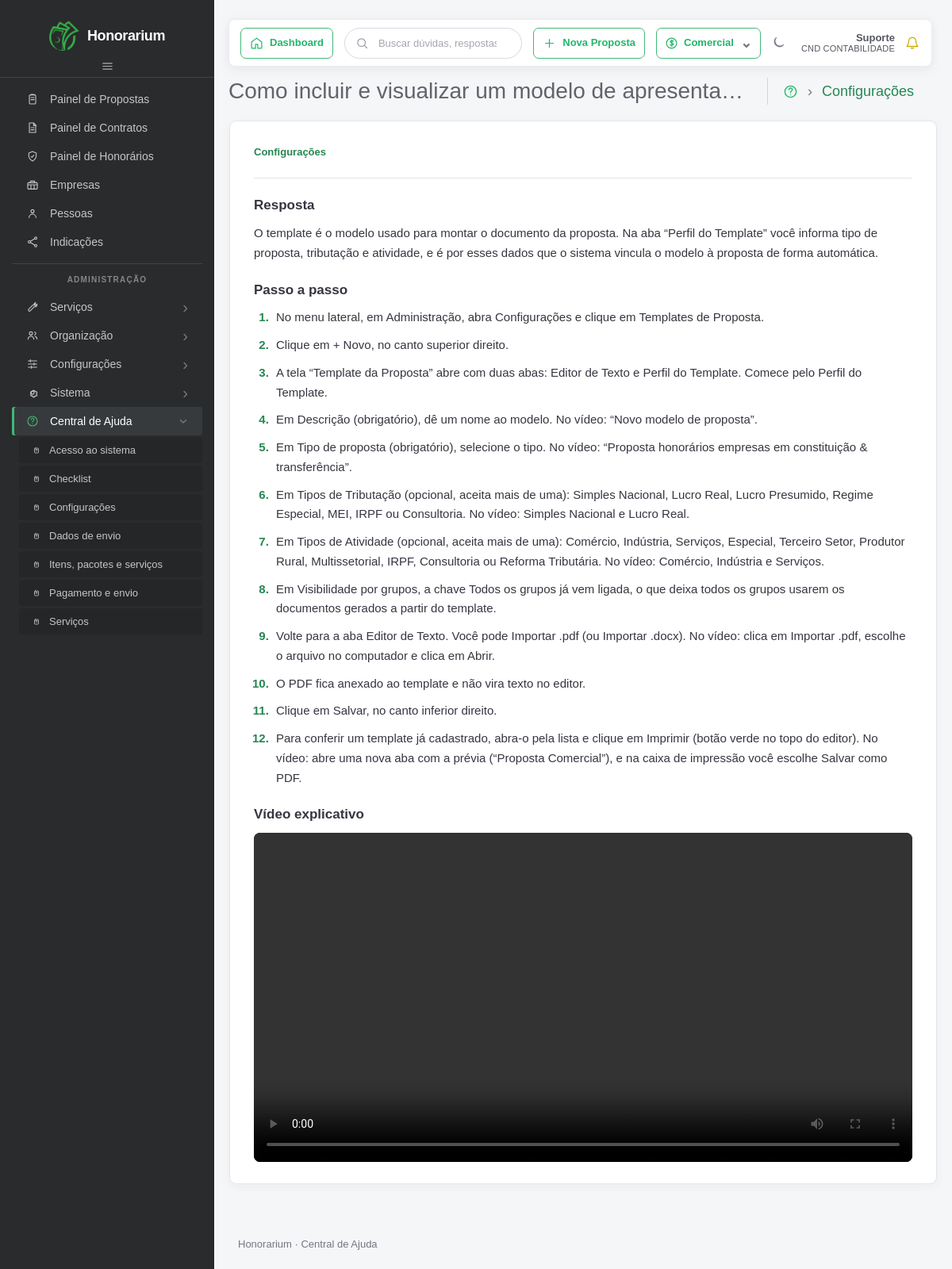
Screenshot of /artigos/20/ with the database file from the repository.
### faq/models.py (models this page shows, shortened)
class Categoria(models.Model):
    nome = models.CharField(max_length=100, unique=True)
    descricao = models.TextField(blank=True)
    ativa = models.BooleanField(default=True)

class Artigo(models.Model):
    class Status(models.TextChoices):
        RASCUNHO = "rascunho", "Rascunho"
        EM_VALIDACAO = "em_validacao", "Em validação"
        APROVADO = "aprovado", "Aprovado"
        PUBLICADO = "publicado", "Publicado"
    pergunta = models.CharField(max_length=200, unique=True)
    resposta = models.TextField()
    passo_a_passo = models.TextField(blank=True)
    palavras_chave = models.CharField(max_length=300, blank=True)
    destaque = models.BooleanField(default=False, verbose_name="Destaque")
    video = models.FileField(
        upload_to="videos/",
        blank=True,
        verbose_name="Vídeo explicativo"
    )
    categoria = models.ForeignKey(
        Categoria,
        on_delete=models.PROTECT,
        related_name="artigos"
    )
    status = models.CharField(
        max_length=20,
        choices=Status.choices,
        default=Status.RASCUNHO
    )
    autor = models.ForeignKey(
        "auth.User",
        on_delete=models.SET_NULL,
        null=True,
        blank=True
    )
    criado_em = models.DateTimeField(auto_now_add=True)
    atualizado_em = models.DateTimeField(auto_now=True)

### faq/views.py (the view)
# urls.py: path("artigos/<int:artigo_id>/", views.artigo, name="artigo"),
def artigo(request, artigo_id):
    artigo = get_object_or_404(
        Artigo.objects.select_related("categoria"),
        pk=artigo_id,
        status=Artigo.Status.PUBLICADO,
        categoria__ativa=True,
    )
    relacionados = (
        Artigo.objects.filter(
            categoria=artigo.categoria,
            status=Artigo.Status.PUBLICADO,
        )
        .exclude(pk=artigo.pk)
        .order_by("pergunta")[:5]
    )
    return render(
        request,
        "faq/artigo.html",
        {"artigo": artigo, "relacionados": relacionados},
    )

### faq/context_processors.py (called while the page is built)
def categorias_navegacao(request):
    return {
        "categorias_navegacao": Categoria.objects.filter(ativa=True).order_by("nome")
    }

### faq/templatetags/faq_extras.py (called while the page is built)
@register.filter
def separar_etapas(texto):
    if not texto:
        return []
    etapas = []
    for linha in texto.splitlines():
        linha = linha.strip()
        if not linha:
            continue
        import re
        linha = re.sub(r"^\d+[\.\)]\s*", "", linha)
        etapas.append(linha)
    return etapas

### faq/templates/faq/artigo.html (shortened to what this page needs)
{% extends "faq/base.html" %}
{% load faq_extras %}
{% block page_title %}{{ artigo.pergunta }}{% endblock %}
{% block page_breadcrumb %}<a href="{% url 'categoria' artigo.categoria.id %}">{{ artigo.categoria.nome }}</a>{% endblock %}
{% block conteudo %}
<div class="page-content article-page">
    <article class="section-card article-document">
        <header class="article-heading">
            <a class="article-category" href="{% url 'categoria' artigo.categoria.id %}">
                {{ artigo.categoria.nome }}
            </a>
        </header>
        <section class="article-section">
            <h2>Resposta</h2>
            <div class="article-answer">{{ artigo.resposta|linebreaks }}</div>
        </section>
        {% with etapas=artigo.passo_a_passo|separar_etapas %}
            {% if etapas %}
                <section class="article-section">
                    <h2>Passo a passo</h2>
                    <ol class="steps-list">
                        {% for etapa in etapas %}
                            <li>{{ etapa }}</li>
                        {% endfor %}
                    </ol>
                </section>
            {% endif %}
        {% endwith %}
        {% if artigo.video %}
            <section class="article-section">
                <h2>Vídeo explicativo</h2>
                <video class="article-video" controls preload="metadata">
                    <source src="{{ artigo.video.url }}">
                </video>
            </section>
        {% endif %}
    </article>
</div>
{% endblock %}

### faq/templates/faq/base.html (shortened to what this page needs)
{% load static %}
<!DOCTYPE html>
<html lang="pt-BR">
<head>
    <link
        href="https://cdn.jsdelivr.net/npm/bootstrap@5.3.8/dist/css/bootstrap.min.css"
        rel="stylesheet"
    >
    <link rel="stylesheet" href="{% static 'faq/css/style.css' %}">
</head>
<body>
    <div class="app-shell">
        <aside class="sidebar">
            <a href="{% url 'inicio' %}" class="brand">
                <img
                    class="brand-logo"
                    src="{% static 'faq/img/logo-simbolo.png' %}"
                    alt=""
                    width="40"
                    height="40"
                >
                <span class="brand-name">Honorarium</span>
            </a>
            <div class="sidebar-toggle" aria-hidden="true">
                <svg viewBox="0 0 24 24"><path d="M4 7h16M4 12h16M4 17h16"/></svg>
            </div>
            <nav class="portal-nav" aria-label="Menu do portal Honorarium">
                <div class="side-nav portal-main-nav" aria-label="Principal">
                    <span class="side-link">
                        <svg viewBox="0 0 24 24" aria-hidden="true"><rect x="6" y="4" width="12" height="17" rx="2"/><path d="M9 4V3h6v1M9 9h6M9 13h6"/></svg>
                        <span>Painel de Propostas</span>
                    </span>
                    <span class="side-link">
                        <svg viewBox="0 0 24 24" aria-hidden="true"><path d="M6 3h8l4 4v14H6zM14 3v5h5M9 12h6M9 16h6"/></svg>
                        <span>Painel de Contratos</span>
                    </span>
                    <span class="side-link">
                        <svg viewBox="0 0 24 24" aria-hidden="true"><path d="m12 3 7 3v5c0 4.5-2.8 7.8-7 10-4.2-2.2-7-5.5-7-10V6z"/><path d="M9.5 12.5 11 14l3.5-4"/></svg>
                        <span>Painel de Honorários</span>
                    </span>
                    <span class="side-link">
                        <svg viewBox="0 0 24 24" aria-hidden="true"><rect x="3" y="8" width="18" height="12" rx="1.5"/><path d="M8 8V5h8v3M3 12h18M9 12v8M15 12v8"/></svg>
                        <span>Empresas</span>
                    </span>
                    <span class="side-link">
                        <svg viewBox="0 0 24 24" aria-hidden="true"><circle cx="12" cy="8" r="3"/><path d="M5.5 20a6.5 6.5 0 0 1 13 0"/></svg>
                        <span>Pessoas</span>
                    </span>
                    <span class="side-link">
                        <svg viewBox="0 0 24 24" aria-hidden="true"><circle cx="18" cy="5" r="2.2"/><circle cx="6" cy="12" r="2.2"/><circle cx="18" cy="19" r="2.2"/><path d="m8 11 8-5M8 13l8 5"/></svg>
                        <span>Indicações</span>
                    </span>
                </div>
                <div class="sidebar-divider"></div>
                <span class="sidebar-label">Administração</span>
                <div class="side-nav portal-admin-nav" aria-label="Administração">
                    <span class="side-link">
                        <svg viewBox="0 0 24 24" aria-hidden="true"><path d="m14.5 6.5 3-3a4 4 0 0 1-5 5l-7.7 7.7a2.1 2.1 0 0 0 3 3l7.7-7.7a4 4 0 0 0 5-5l-3 3z"/></svg>
                        <span>Serviços</span><span class="side-chevron" aria-hidden="true">›</span>
                    </span>
                    <span class="side-link">
                        <svg viewBox="0 0 24 24" aria-hidden="true"><circle cx="9" cy="8" r="3"/><path d="M3.5 19a5.5 5.5 0 0 1 11 0M16 5.5a3 3 0 0 1 0 5.8M17 14a5 5 0 0 1 3.5 4.8"/></svg>
                        <span>Organização</span><span class="side-chevron" aria-hidden="true">›</span>
                    </span>
                    <span class="side-link">
                        <svg viewBox="0 0 24 24" aria-hidden="true"><path d="M4 6h16M4 12h16M4 18h16"/><path d="M8 4v4M15 10v4M10 16v4"/></svg>
                        <span>Configurações</span><span class="side-chevron" aria-hidden="true">›</span>
                    </span>
                    <span class="side-link">
                        <span>Sistema</span><span class="side-chevron" aria-hidden="true">›</span>
                    </span>
                    <details class="side-menu-group" open>
                        <summary class="side-link side-menu-trigger side-link-help active">
                            <svg viewBox="0 0 24 24" aria-hidden="true"><circle cx="12" cy="12" r="9"/><path d="M9.6 9a2.5 2.5 0 1 1 4.3 1.8c-1.2 1-1.9 1.4-1.9 2.7M12 17h.01"/></svg>
                            <span>Central de Ajuda</span><span class="side-chevron" aria-hidden="true">›</span>
                        </summary>
                        <div class="side-submenu" aria-label="Categorias da Central de Ajuda">
                            {% for item in categorias_navegacao %}
                                <a href="{% url 'categoria' item.id %}" class="side-link side-sub-link{% if categoria.id == item.id %} active{% endif %}">
                                    <svg viewBox="0 0 24 24" aria-hidden="true"><rect x="7" y="6" width="10" height="12" rx="2"/><path d="M10 9h4M10 12h4"/></svg>
                                    <span>{{ item.nome }}</span>
                                </a>
                            {% empty %}
                                <span class="side-submenu-empty">Nenhuma categoria cadastrada</span>
                            {% endfor %}
                        </div>
                    </details>
                </div>
            </nav>
        </aside>
        <div class="workspace">
            <header class="topbar">
                <span class="dashboard-chip" aria-hidden="true">
                    <svg viewBox="0 0 24 24"><path d="m3 10 9-7 9 7v10a1 1 0 0 1-1 1h-6v-7h-4v7H4a1 1 0 0 1-1-1z"/></svg>
                    <span>Dashboard</span>
                </span>
                <form class="topbar-search" role="search" action="{% url 'busca' %}" method="get">
                    <button type="submit" aria-label="Buscar">
                        <svg viewBox="0 0 24 24" aria-hidden="true"><circle cx="10.8" cy="10.8" r="6.8"/><path d="m16 16 4.5 4.5"/></svg>
                    </button>
                    <input
                        type="search"
                        name="q"
                        value="{{ request.GET.q }}"
                        placeholder="Buscar dúvidas, respostas ou palavras-chave..."
                        aria-label="Buscar na central de ajuda"
                    >
                </form>
                <span class="proposal-chip" aria-hidden="true">
                    <svg viewBox="0 0 24 24"><path d="M12 5v14M5 12h14"/></svg>
                    <span>Nova Proposta</span>
                </span>
                <div class="topbar-profile">
                    <span class="department-chip" aria-hidden="true">
                        <svg viewBox="0 0 24 24"><circle cx="12" cy="12" r="9"/><path d="M15.5 8.5c-.7-.7-1.7-1-3-1-1.7 0-2.7.8-2.7 2s1 1.7 2.7 2 2.7.8 2.7 2-1 2-2.7 2c-1.3 0-2.3-.3-3-1M12.5 6v12"/></svg>
                        <strong>Comercial</strong>
                        <span class="department-chevron">⌄</span>
                    </span>
                    <span class="theme-icon" aria-hidden="true">
                        <svg viewBox="0 0 24 24"><path d="M20.5 15.5A8.5 8.5 0 0 1 8.5 3.5 8.5 8.5 0 1 0 20.5 15.5Z"/></svg>
                    </span>
                    <a href="{% url 'admin:index' %}" class="support-link">
                        <strong>Suporte</strong>
                        <small>CND CONTABILIDADE</small>
                    </a>
                    <span class="notification-icon" aria-hidden="true">
                        <svg viewBox="0 0 24 24"><path d="M18 9a6 6 0 0 0-12 0c0 7-3 7-3 9h18c0-2-3-2-3-9M10 21h4"/></svg>
                    </span>
                </div>
            </header>
            <div class="page-toolbar">
                <div class="page-toolbar-heading">
                    <h2 class="content-header-title float-left pr-1 mb-0">{% block page_title %}Central de Ajuda{% endblock %}</h2>
                    <nav class="page-toolbar-breadcrumb" aria-label="Navegação estrutural">
                        <a href="{% url 'inicio' %}" aria-label="Início">
                            <svg viewBox="0 0 24 24" aria-hidden="true"><circle cx="12" cy="12" r="9"/><path d="M9.5 9a2.6 2.6 0 1 1 4.4 1.8c-1.2 1-1.9 1.4-1.9 2.7M12 17h.01"/></svg>
                        </a>
                        <span aria-hidden="true">›</span>
                        {% block page_breadcrumb %}<span aria-current="page">Central de Ajuda</span>{% endblock %}
                    </nav>
                </div>
            </div>
            <main>
                {% block conteudo %}{% endblock %}
            </main>
            <footer class="site-footer">Honorarium · Central de Ajuda</footer>
        </div>
    </div>
</body>
</html>

### rows the page displays
Categoria: nome "Acesso ao sistema"
Categoria: nome "Checklist"
Categoria: nome "Configurações"
Categoria: nome "Dados de envio"
Categoria: nome "Itens, pacotes e serviços"
Categoria: nome "Pagamento e envio"
Categoria: nome "Serviços"
Artigo: pergunta "Como incluir e visualizar um modelo de apresenta…", categoria.nome "Configurações", resposta "O template é o modelo usado para montar o documento da proposta. Na aba “Perfil do Template” você informa tipo de proposta, tributação e atividade, e é por esses dados que o sistema vincula o modelo à proposta de forma automática."

### other values shown
{{ etapa }} "No menu lateral, em Administração, abra Configurações e clique em Templates de Proposta." "Clique em + Novo, no canto superior direito." "A tela “Template da Proposta” abre com duas abas: Editor de Texto e Perfil do Template. Comece pelo Perfil do Template." "Em Descrição (obrigatório), dê um nome ao modelo. No vídeo: “Novo modelo de proposta”." "Em Tipo de proposta (obrigatório), selecione o tipo. No vídeo: “Proposta honorários empresas em constituição & transferência”." "Em Tipos de Tributação (opcional, aceita mais de uma): Simples Nacional, Lucro Real, Lucro Presumido, Regime Especial, MEI, IRPF ou Consultoria. No vídeo: Simples Nacional e Lucro Real." "Em Visibilidade por grupos, a chave Todos os grupos já vem ligada, o que deixa todos os grupos usarem os documentos gerados a partir do template." "Volte para a aba Editor de Texto. Você pode Importar .pdf (ou Importar .docx). No vídeo: clica em Importar .pdf, escolhe o arquivo no computador e clica em Abrir." "O PDF fica anexado ao template e não vira texto no editor." "Clique em Salvar, no canto inferior direito."
